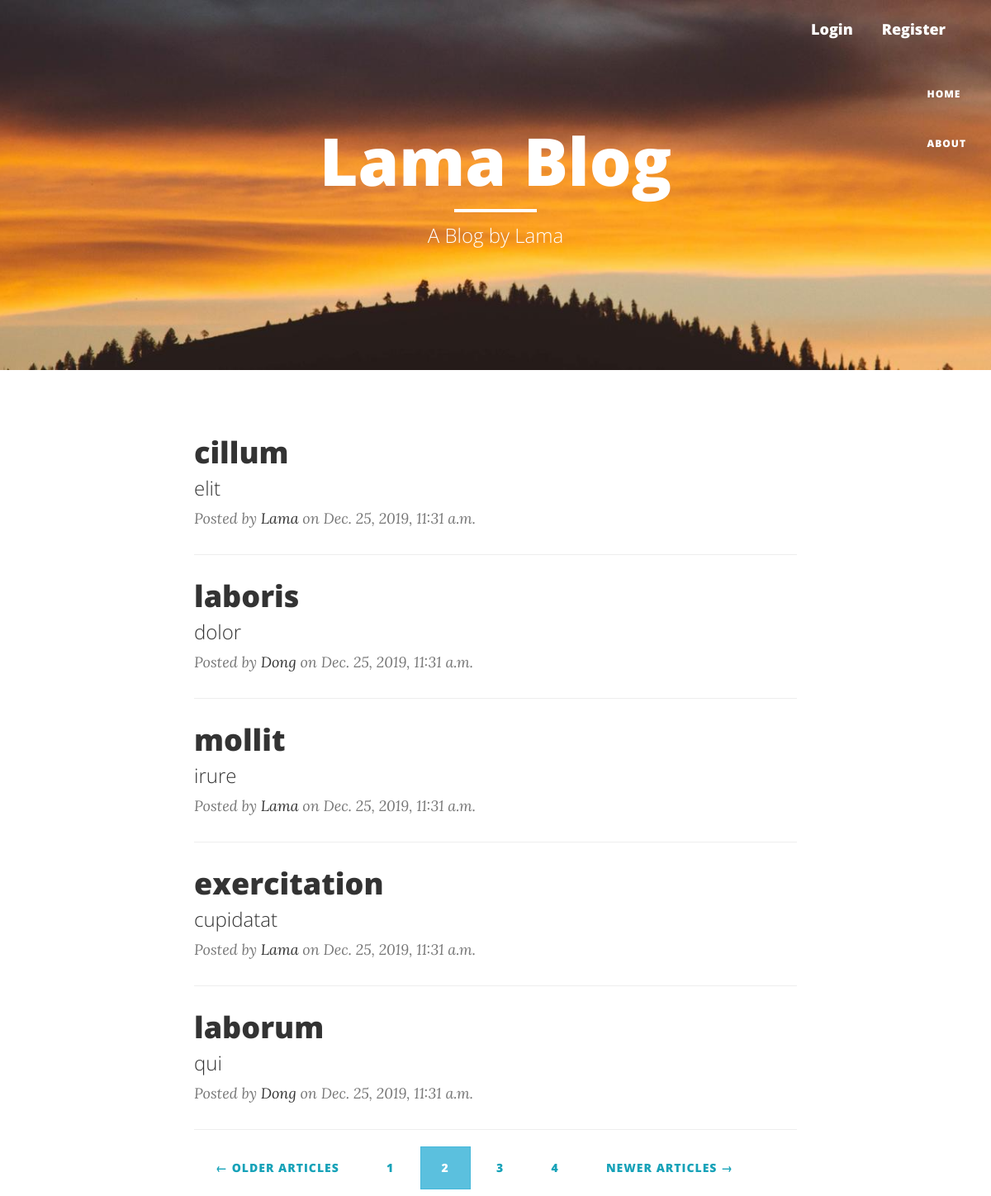
Screenshot of /?page=2 with the database file from the repository.
### blog/models.py (models this page shows, shortened)
class Article(models.Model):
    title = models.CharField(max_length=100)
    intro = models.CharField(max_length=500, null=True)
    content = models.TextField()
    date_posted = models.DateTimeField(default=timezone.now)
    author = models.ForeignKey(User, on_delete=models.CASCADE, related_name='articles')

### blog/views.py (the view)
# urls.py: path('', ArticleListView.as_view(), name='blog-home'),
class ArticleListView(ListView):
    model = Article
    ordering = ['-date_posted']
    paginate_by = 5

### blog/templates/blog/article_list.html
{% extends 'blog/basic.html' %}
{% block header %}
<h1>Lama Blog</h1>
<hr class="small">
<span class="subheading">A Blog by Lama</span>
{% endblock header %}
{% block content %}
<div class="row">
    <div class="col-lg-8 col-lg-offset-2 col-md-10 col-md-offset-1">
        {% for article in object_list %}
            <div class="post-preview">
                <a href="{% url 'article-detail' article.id %}">
                    <h2 class="post-title">
                       {{ article.title }}
                    </h2>
                    <h3 class="post-subtitle">
                        {{ article.intro }}
                    </h3>
                </a>
                <p class="post-meta">Posted by <a href="#">{{ article.author }}</a> on {{ article.date_posted }}</p>
            </div>
        <hr>
        {% endfor %}
        {% if is_paginated %}
            <div style="position: absolute; width: 100%">
                {%  if page_obj.has_previous %}
                    <a class="btn btn-outline-info" href="?page={{ page_obj.previous_page_number }}">&#8592; Older Articles</a>
                {% endif %}
                {% for num in page_obj.paginator.page_range %}
                    {% if page_obj.number == num %}
                        <a class="btn btn-info" href="?page={{ num }}">{{ num }}</a>
                    {%  elif num > page_obj.number|add:'-3' and num < page_obj.number|add:'+3' %}
                        <a class="btn btn-outline-info" href="?page={{ num }}">{{ num }}</a>
                    {% endif %}
                {% endfor %}
                {%  if page_obj.has_next %}
                    <a class="btn btn-outline-info" href="?page={{ page_obj.next_page_number }}">Newer Articles &#8594;</a>
                {% endif %}
            </div>
        {% endif %}
    </div>
</div>
{% endblock content %}

### rows the page displays
Article: title "cillum", intro "elit", author "Lama", date_posted "Dec. 25, 2019, 11:31 a.m."
Article: title "laboris", intro "dolor", author "Dong", date_posted "Dec. 25, 2019, 11:31 a.m."
Article: title "mollit", intro "irure", author "Lama", date_posted "Dec. 25, 2019, 11:31 a.m."
Article: title "exercitation", intro "cupidatat", author "Lama", date_posted "Dec. 25, 2019, 11:31 a.m."
Article: title "laborum", intro "qui", author "Dong", date_posted "Dec. 25, 2019, 11:31 a.m."

### other values shown
{{ num }} "1" "3" "4"
{{ num }} "2"
